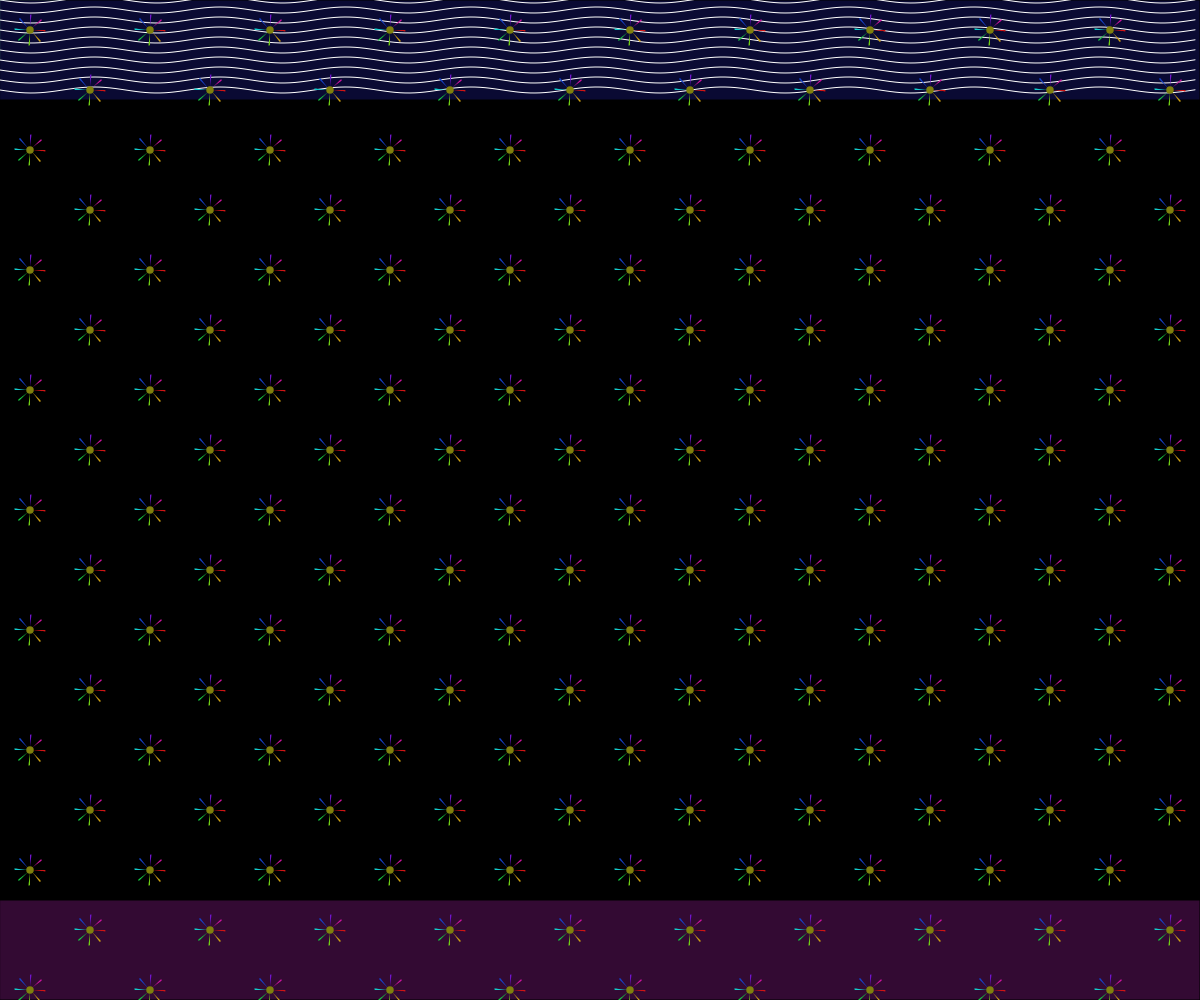
Frame 1 (no input)
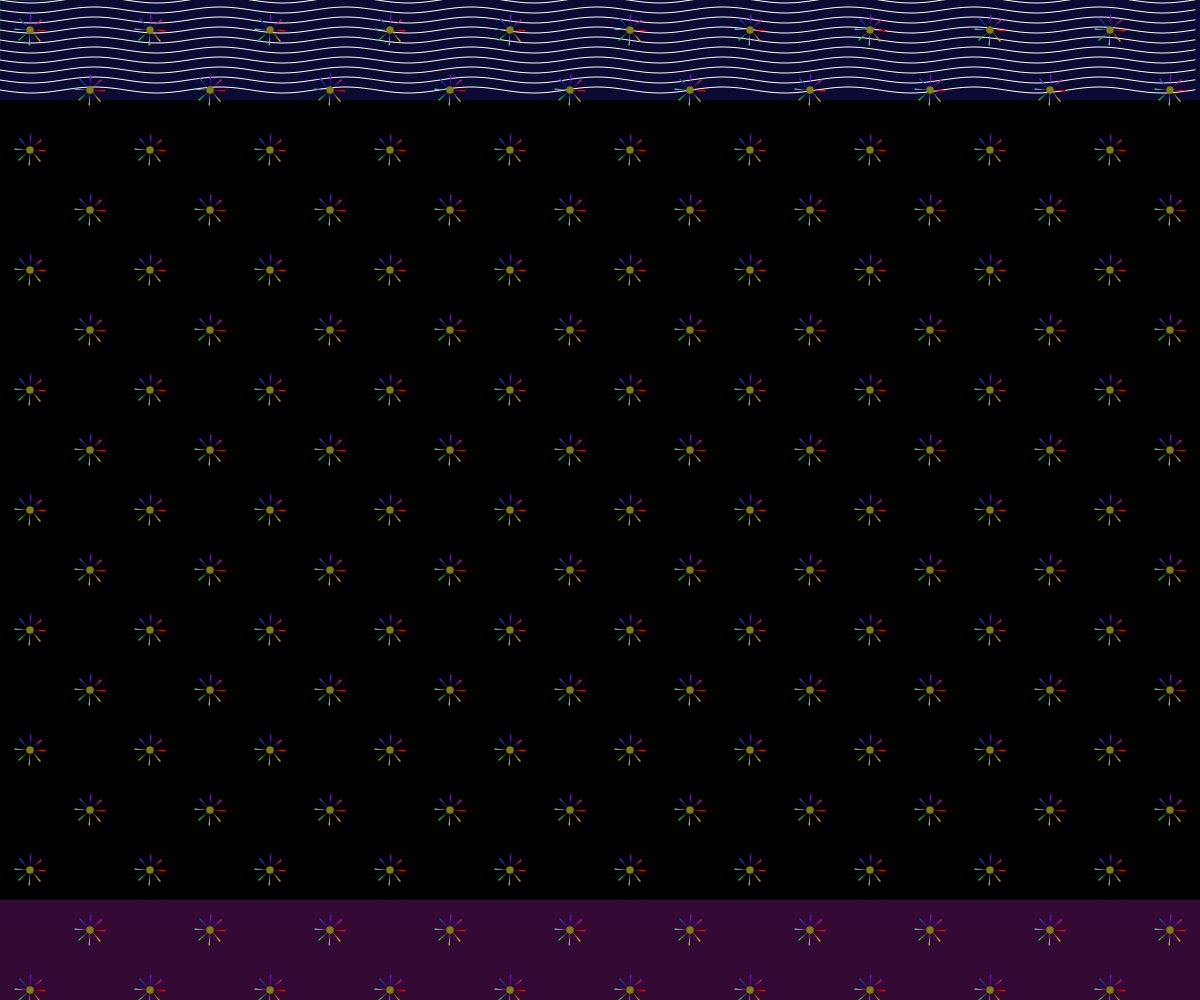
Frame 2 (the mouse pressed at the canvas centre, redrawn once)

The p5.js sketch that drew these frames (run headless with seeded random() and noise() and a simulated clock; the mouse was pressed at the canvas centre and the sketch redrawn once):

// p5.js sketch
// ── sketch.js
function setup() {
  createCanvas(windowWidth, windowHeight);
  colorMode(HSB, 360, 100, 100, 1);
  noLoop();
}

function draw() {
  background(0);

  // Draw top and bottom geometric bands
  drawGeometricBands();

  // Draw woven lattice with floral motifs
  drawWovenPattern();
}

function drawGeometricBands() {
  const bandHeight = height * 0.1;
  
  // Top band
  fill(240, 80, 20);
  rect(0, 0, width, bandHeight);
  
  // Bottom band
  fill(300, 80, 20);
  rect(0, height - bandHeight, width, bandHeight);

  // Draw intricate geometric patterns in bands
  stroke(0, 0, 100);
  strokeWeight(1);
  noFill();
  
  for (let y = 0; y < bandHeight; y += 10) {
    beginShape();
    for (let x = 0; x < width; x += 5) {
      vertex(x, y + sin(x * 0.05) * 3);
    }
    endShape();
  }
}

function drawWovenPattern() {
  const gridSize = 60;
  const cols = Math.ceil(width / gridSize);
  const rows = Math.ceil(height / gridSize);
  
  // Draw lattice grid
  stroke(180, 40, 50, 0.3);
  strokeWeight(1);
  noFill();
  
  for (let y = 0; y < rows; y++) {
    for (let x = 0; x < cols; x++) {
      const px = x * gridSize;
      const py = y * gridSize;
      
      // Draw grid lines
      line(px, py, px + gridSize, py);
      line(px, py, px, py + gridSize);
      
      // Draw floral motifs at intersections
      if ((x + y) % 2 === 0) {
        drawFloralMotif(px + gridSize/2, py + gridSize/2);
      }
    }
  }
}

function drawFloralMotif(x, y) {
  const size = 15;
  
  // Draw petals in different colors
  for (let i = 0; i < 8; i++) {
    const angle = i * TWO_PI / 8;
    const px = x + cos(angle) * size;
    const py = y + sin(angle) * size;
    
    fill((i * 45) % 360, 90, 80);
    noStroke();
    
    // Draw petal as a curved shape
    beginShape();
    vertex(x, y);
    bezierVertex(
      x + cos(angle) * size * 0.7,
      y + sin(angle) * size * 0.7,
      px + cos(angle + PI/4) * size * 0.3,
      py + sin(angle + PI/4) * size * 0.3,
      px, py
    );
    endShape(CLOSE);
  }
  
  // Draw center
  fill(60, 90, 50);
  ellipse(x, y, size * 0.5);
}

function windowResized() {
  resizeCanvas(windowWidth, windowHeight);
}
